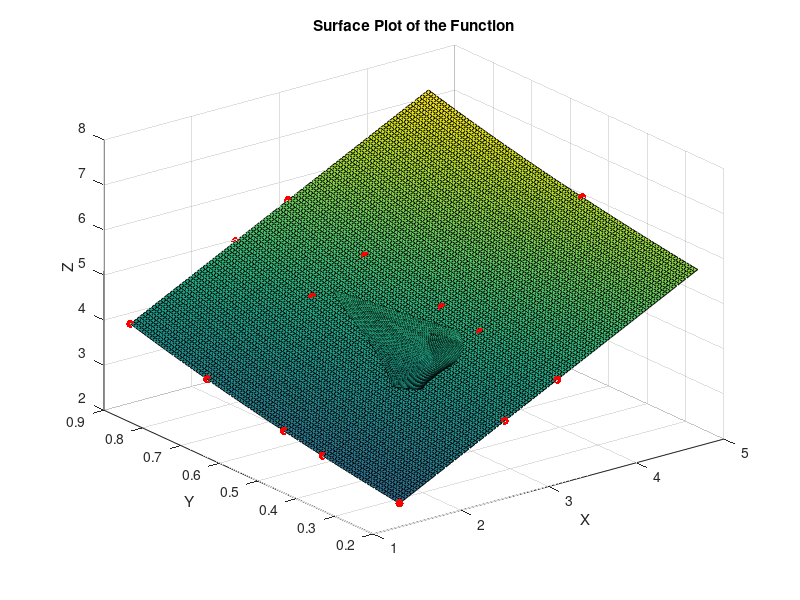

The MATLAB script that drew this image:
M = [-1, 3,-3, 1;
      3,-6, 3, 0;
     -3, 0, 3, 0;
      1, 4, 1, 0];

X = [1.3, 1.3, 1.3, 1.3;
     1.3, 2.5, 2.5, 2.5;
     2.5, 2.5, 3.1, 3.1;
     3.1, 3.1, 3.1, 4.7];

Y = [0.2, 0.4 ,0.5, 0.7;
     0.9, 0.2, 0.4 ,0.5;
     0.7, 0.9, 0.2, 0.4;
     0.5, 0.7, 0.9, 0.5];

Z = [2.521 2.792 2.949 3.314;
    3.760 3.721 3.992 4.149;
    4.514 4.960 4.321 4.592;
    4.749 5.114 5.560 6.349];

Cx = 1/36 * M * X * (M');
vec_u = Cx(:,4)';
vec_u(4) = vec_u(4) - 2.8;
u_roots = roots(vec_u);
u = u_roots(imag(u_roots) == 0);

u_v = [u^3, u^2, u, 1];

Cy = 1/36 * M * Y * (M');
vec_v = Cy(4,:);
vec_v(4) = vec_v(4) - 0.54;
v_roots = roots(vec_v);
v = v_roots(imag(v_roots) == 0);

v_v = [v^3; v^2; v; 1];

test_x = 1/36 * u_v * M * X * (M') * v_v; 
test_y = 1/36 * u_v * M * Y * (M') * v_v; 

% z(u, v) = 1/36 * u'MZM'v
z = 1/36 * u_v * M * Z * (M') * v_v; 
disp(['z = ', num2str(z)]);

% Generate X and Y values for plotting
[X0, Y0] = meshgrid(linspace(1.3, 4.7, 100), linspace(0.2, 0.9, 100));

Z0 = X0 + exp(Y0);

% Plot the surface and the original points
surf(X0, Y0, Z0); hold on;

% Define XYZ grid
Fx = @(u, v)1/36 * [u^3, u^2, u, 1]* M * X * (M') * [v^3; v^2; v; 1]; 
Fy = @(u, v)1/36 * [u^3, u^2, u, 1]* M * Y * (M') * [v^3; v^2; v; 1]; 
Fz = @(u, v)1/36 * [u^3, u^2, u, 1]* M * Z * (M') * [v^3; v^2; v; 1]; 
[u, v] = meshgrid(linspace(0, 1, 100), linspace(0, 1, 100));

% Evaluate the function at each point on the grid
X1 = zeros(size(u));
Y1 = zeros(size(u));
Z1 = zeros(size(u));
for i = 1:size(Z1, 1)
    for j = 1:size(Z1, 1)
        X1(i, j) = Fx(u(1, i), v(j, 1));
        Y1(i, j) = Fy(u(1, i), v(j, 1));
        Z1(i, j) = Fz(u(1, i), v(j, 1));
    end
end

% Plot the surface
surf(X1, Y1, Z1);
xlabel('X');
ylabel('Y');
zlabel('Z');
title('Surface Plot of the Function');

scatter3(X, Y, Z, 'filled', 'MarkerFaceColor', 'r');
grid on